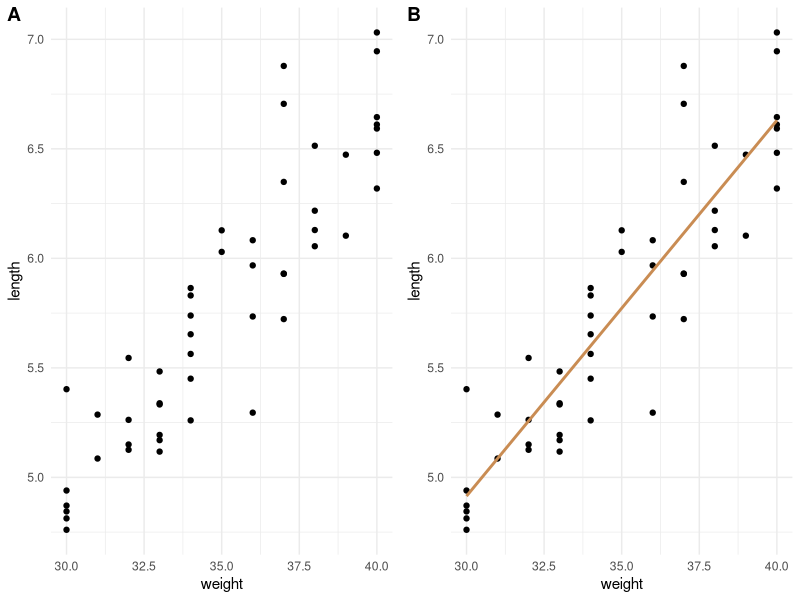
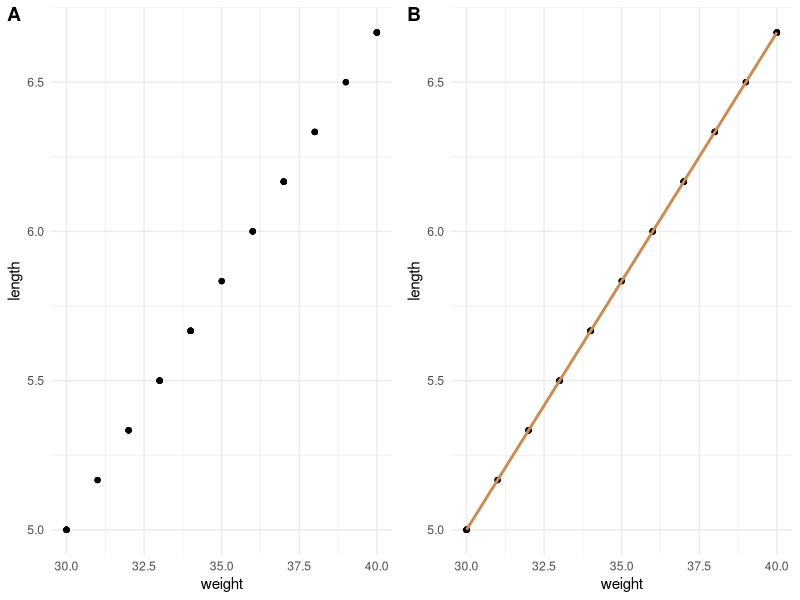
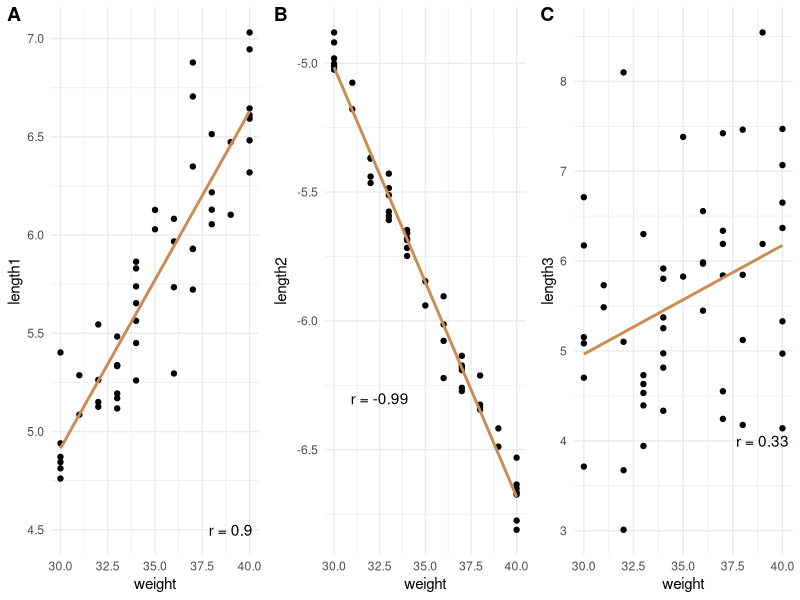
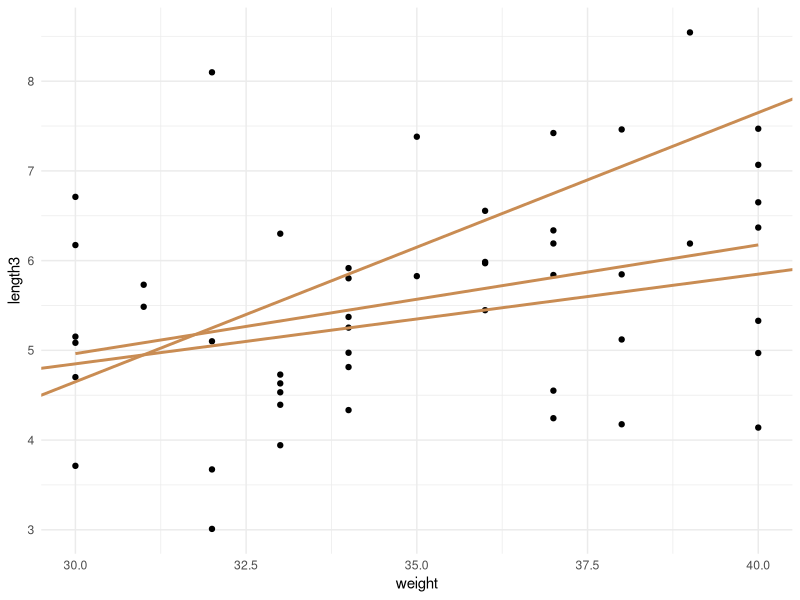
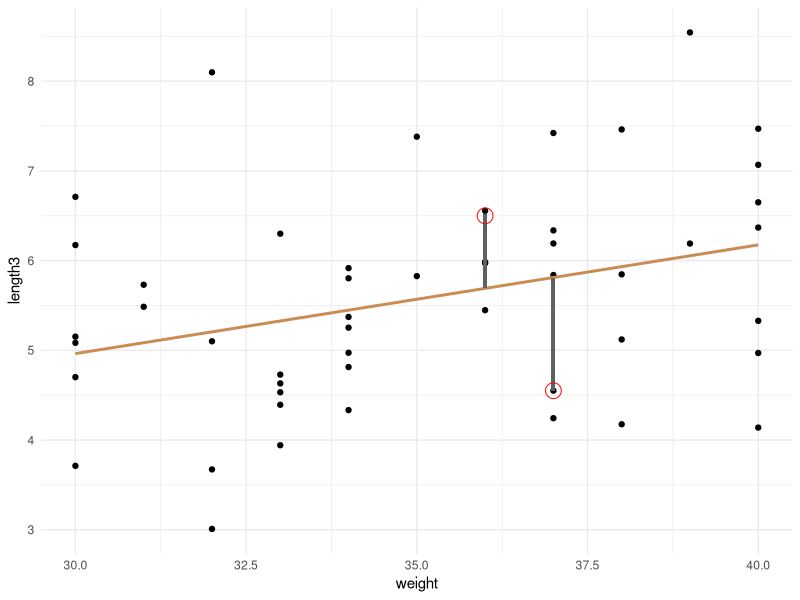
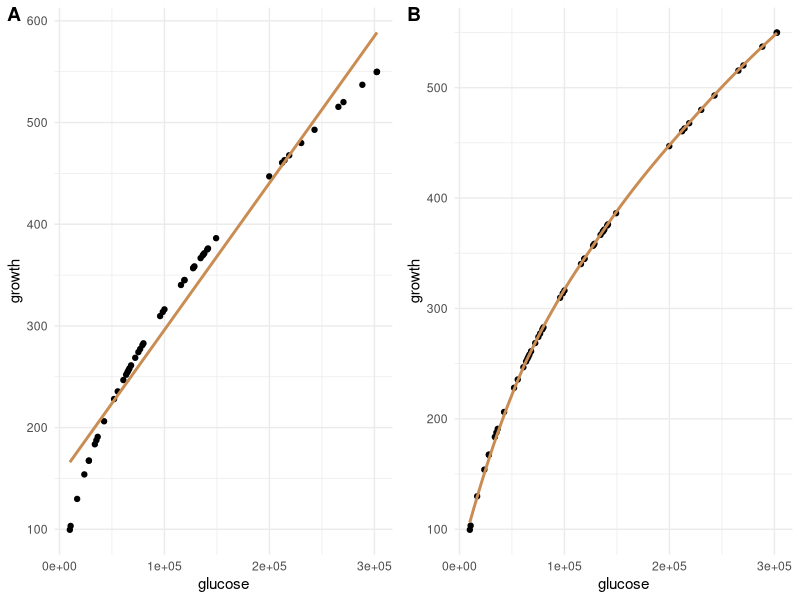

Recreate these plots in R, in order.
## ---- chunk 1
library(tidyverse)
library(knitr)
library(kableExtra)

themeCols <- tibble(cols = c("grey", "orange", "green"),
                    hex = c("#5F6062", "#C98C53", "#C9DCB3"))

theme_set(theme_minimal())

## ---- chunk 2
set.seed(380)
plotdta <- tibble(id = paste0("f", 1:50),
       weight = sample(30:40, 50, replace = TRUE),
       x = weight/6 
        + rnorm(50, sd = 0.3)
       ,
       length = x) 

p1 <- plotdta |> 
  ggplot(aes(weight, length))+
  geom_point()
  
p2 <- plotdta |> 
  ggplot(aes(weight, length))+
  geom_point()+
  geom_smooth(se = FALSE, method = "lm",
              colour = themeCols$hex[2])

ggpubr::ggarrange(p1, p2, labels = c("A", "B"))
  
## ---- chunk 3
set.seed(380)
plotdta <- tibble(id = paste0("f", 1:50),
       weight = sample(30:40, 50, replace = TRUE),
       x = weight/6 
        # + rnorm(50, sd = 0.3)
       ,
       length = x) 

p1 <- plotdta |> 
  ggplot(aes(weight, length))+
  geom_point()
  
p2 <- plotdta |> 
  ggplot(aes(weight, length))+
  geom_point()+
  geom_smooth(se = FALSE, method = "lm",
              colour = themeCols$hex[2])

ggpubr::ggarrange(p1, p2, labels = c("A", "B"))
  
## ---- chunk 4

set.seed(380)
plotdta <- tibble(id = paste0("f", 1:50),
       weight = sample(30:40, 50, replace = TRUE),
       x1 = weight/6 
        + rnorm(50, sd = 0.3),
       x2 = weight/6 
        + rnorm(50, sd = 0.07),
       x3 = weight/6 
        + rnorm(50, sd = 1.3),
       length1 = x1,
       length2 = -x2,
       length3 = x3) 

cors <- map(plotdta[c(6,7,8)], 
    ~paste0(round(cor.test(plotdta$weight, .x)$estimate, 2)))


p1 <- plotdta |> 
  ggplot(aes(weight, length1))+
  geom_point()+
  geom_smooth(se = FALSE, method = "lm",
              colour = themeCols$hex[2])+
  annotate("text", x = 39, y = 4.5, label = paste0("r = ", cors[1]))
  
p2 <- plotdta |> 
  ggplot(aes(weight, length2))+
  geom_point()+
  geom_smooth(se = FALSE, method = "lm",
              colour = themeCols$hex[2])+
  annotate("text", x = 32.5, y = -6.3, label = paste0("r = ", cors[2]))
  

p3 <- plotdta |> 
  ggplot(aes(weight, length3))+
  geom_point()+
  geom_smooth(se = FALSE, method = "lm",
              colour = themeCols$hex[2])+
  annotate("text", x = 39, y = 4, label = paste0("r = ", cors[3]))
  

ggpubr::ggarrange(p1, p2, p3, labels = c("A", "B", "C"),
                  nrow = 1, ncol = 3)


## ---- chunk 5

plotdta |> 
  ggplot(aes(weight, length3))+
  geom_point()+
  geom_smooth(se = FALSE, method = "lm",
              colour = themeCols$hex[2])+
  geom_abline(slope = 0.3, intercept = 4.5 - 29.5*0.3, 
              colour = themeCols$hex[2], linewidth = 1)+
  geom_abline(slope = 0.1, intercept = 4.8 - 29.5*0.1, 
              colour = themeCols$hex[2], linewidth = 1)


## ---- chunk 6

x <- which(plotdta$length3 < 5 & plotdta$length3 > 4.4)
# plotdta[x,]

plotdta |> 
  ggplot(aes(weight, length3))+
  geom_point()+
  geom_smooth(se = FALSE, method = "lm",
              colour = themeCols$hex[2])+
  geom_segment(y = 4.55, yend = 5.8, x = 37, xend = 37,
               colour = themeCols$hex[1],
               linewidth = 1, linetype = 1)+
  geom_segment(y = 6.52, yend = 5.7, x = 36, xend = 36,
               colour = themeCols$hex[1],
               linewidth = 1, linetype = 1)+
  annotate("point", x = 37, y = 4.55, colour = "red", size = 5,
           shape = 1)+
  annotate("point", x = 36, y = 6.5, colour = "red", size = 5,
           shape = 1)

## ---- chunk 7
plotdta <- tibble(growth = sample(rnorm(50, mean = 300, sd = 120)),
                  glucose = growth^2 + rnorm(50, sd = 0.03))

p1 <- plotdta |> 
  ggplot(aes(glucose, growth))+
  geom_point()+
  geom_smooth(se = FALSE, method = "lm",
              colour = themeCols$hex[2])

p2 <- plotdta |> 
  ggplot(aes(glucose, growth))+
  geom_point()+
  geom_smooth(se = FALSE,
              colour = themeCols$hex[2])

ggpubr::ggarrange(p1, p2, labels = c("A", "B"))

## ---- chunk 8

set.seed(380)
plotdta <- tibble(id = paste0("f", 1:50),
       weight = sample(30:40, 50, replace = TRUE),
       x1 = weight/6 
        + rnorm(50, sd = 0.3),
       x2 = weight/6 
        + rnorm(50, sd = 0.07),
       x3 = weight/6 
        + rnorm(50, sd = 1.3),
       length1 = x1,
       length2 = -x2,
       length3 = x3) 

## ---- chunk 9
fit <- lm(weight ~ length1, data = plotdta)

## ---- chunk 10

 broom::tidy(fit) |> 
   kable(table.attr = 'data-quarto-disable-processing="true"') |>
   kable_styling(full_width = FALSE, position = "left")
   
## ---- chunk 11

broom::glance(lm(weight ~ length1, data = plotdta)) |> 
   select(-sigma, -statistic) |> 
  kable(table.attr = 'data-quarto-disable-processing="true"') |>
  kable_styling(full_width = FALSE, position = "left")
  

## ---- chunk 12

plotdta <- plotdta |> 
  arrange(length3) |> 
  mutate(sex = c(rep("f", 15), sample(c("f", "m"), 20, replace = TRUE),
         rep("m", 15)))

## ---- chunk 13
fit <- lm(weight ~ length1 + sex, data = plotdta)

## ---- chunk 14

 broom::tidy(fit) |> 
   kable(table.attr = 'data-quarto-disable-processing="true"') |>
   kable_styling(full_width = FALSE, position = "left")
   
## ---- chunk 15

broom::glance(lm(weight ~ length1 + sex, data = plotdta)) |> 
   select(-sigma, -statistic) |> 
  kable(table.attr = 'data-quarto-disable-processing="true"') |>
  kable_styling(full_width = FALSE, position = "left")
